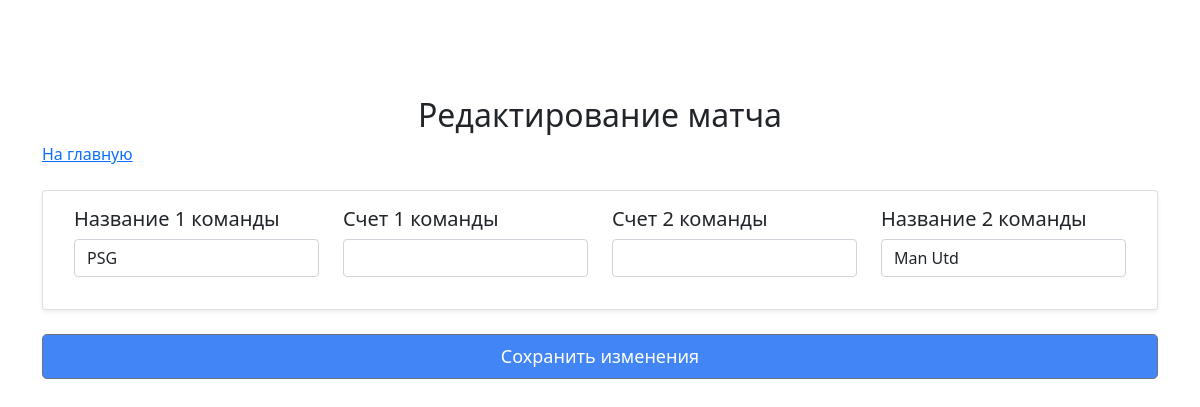
The app's page /editevent.php?id=1, older data.
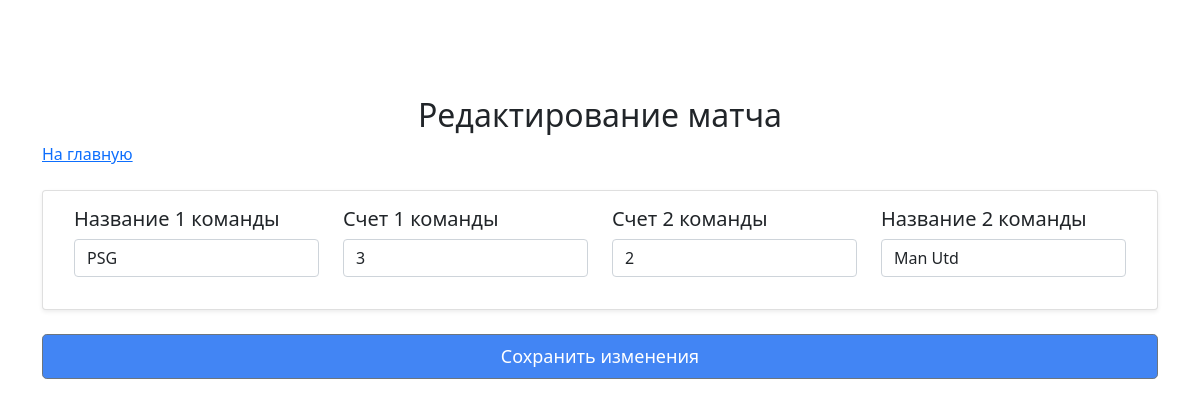
The same page, newer data.
### tables this page shows
CREATE TABLE `Team` (
  `id` int NOT NULL COMMENT 'id команды',
  `Name` varchar(255) NOT NULL COMMENT 'наименование команды',
  `emblem` text COMMENT 'Эмблема команды'
);

CREATE TABLE `Game` (
  `id` int NOT NULL COMMENT 'id игры',
  `id_team1` int NOT NULL COMMENT 'id первой команды',
  `id_team2` int NOT NULL COMMENT 'id второй команды',
  `Goals1` int NOT NULL,
  `Goals2` int NOT NULL
);

### editevent.php (the view, shortened to what this page needs)
<?php
require "dbconnect.php";
$idMatch = $_GET['id'];
$sql = "SELECT Game.id, Game.id_team1, Game.id_team2, Game.Goals1, Game.Goals2 FROM Game WhERE Game.id=$idMatch";
$sqlgame = $conn->query($sql);
?>
<head>
    <link rel="stylesheet" href="https://cdn.jsdelivr.net/npm/bootstrap@4.6.0/dist/css/bootstrap.min.css">
    <link rel="stylesheet" href="https://cdn.jsdelivr.net/npm/bootstrap@5.1.3/dist/css/bootstrap.min.css">
  </head>
  <body>
  <?php
  foreach ($sqlgame as $games) :
    $id_team1=$games['id_team1'];
    $sqlname = $conn->query("SELECT Team.Name FROM Team WHERE Team.id = $id_team1");
    $name1 = $sqlname->fetch(PDO::FETCH_ASSOC);
    $id_team2=$games['id_team2'];
    $sqlname = $conn->query("SELECT Team.Name FROM Team WHERE Team.id = $id_team2");
    $name2 = $sqlname->fetch(PDO::FETCH_ASSOC);
    $goals1= $games['Goals1'];
    $goals2= $games['Goals2'];
endforeach;
?>
<div class="container pt-5">
        <h2 class="text-center mt-5">Редактирование матча</h2>
        <a href="/index.php">На главную</a>
        <form class="needs-validation" action="/matches.php?id=<?= $idMatch ?>" method="POST">
                    <div class="card mb-4 mt-4 shadow-sm">
                        <div class="card-body">
                            <div class="col">
                                <div class="row">
                                    <div class="col mb-3">
                                        <h5 for="exampleFormControlTextarea1" class="form-label">Название 1 команды
                                        </h5>
                                        <input type="varchar" class="form-control" name="Name1" id="Name1" value = "<?= $name1['Name'] ?>">
                                    </div>
                                    <div class="col mb-3">
                                        <h5 for="exampleFormControlTextarea1" class="form-label">Счет 1 команды
                                        </h5>
                                        <input type="varchar" class="form-control" name="Goals1" id="Goals1" value = "<?= $goals1?>">
                                    </div>
                                    <div class="col mb-3">
                                        <h5 for="exampleFormControlTextarea1" class="form-label">Счет 2 команды
                                        </h5>
                                        <input type="varchar" class="form-control" name="Goals2" id="Goals2" value = "<?= $goals2?>">
                                    </div>
                                    <div class="col mb-3">
                                        <h5 for="exampleFormControlTextarea1" class="form-label">Название 2 команды
                                        </h5>
                                        <input type="varchar" class="form-control" name="Name2" id="Name2" value = "<?= $name2['Name'] ?>">
                                    </div>
                                </div>
                            </div>
                        </div>
                    </div>
                    <button class="btn btn-secondary btn-lg btn-block" formaction="/edit.php?id=<?= $idMatch ?>" type="submit">Сохранить изменения</button>
        </form>
    </div>
</body>

### editevent.php (style rules this page uses)
.btn { float:right; background-color: #4285F4; font-size: 18px; color: white; }

Row changes from the older to the newer data that the page shows:
now on this page (row edited): game: Goals1 "3", Goals2 "2"
